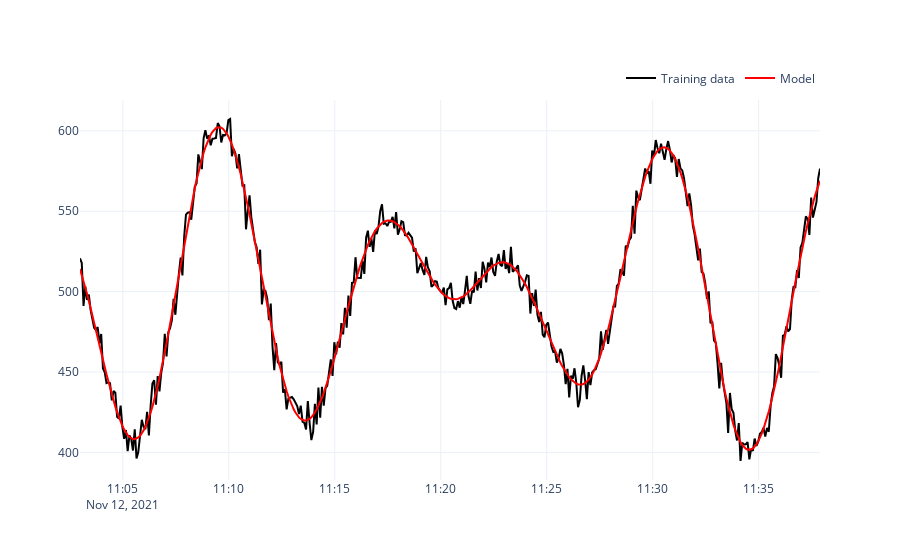

Notebook code for this chart:
### Code cell
from makeprediction.quasigp import QuasiGPR as qgpr
from makeprediction.invtools import date2num
from makeprediction.kernels import *
import datetime
import pandas as pd
import numpy as np

import warnings
warnings.simplefilter(action='ignore', category=FutureWarning)
#generate time series
###############################
  
x = pd.date_range(start = datetime.datetime.now(), periods=600, freq = '5s' )
time2num = date2num(x)

# f(x)
f = lambda dt:  100*np.sin(2*np.pi*dt/500)*np.sin(2*np.pi*dt/3003)  + 500
# f(x) + noise
y = f(time2num) + 7*np.random.randn(x.size)

# split time serie into train and test
trainSize = int(x.size *.7)
xtrain,ytrain = x[:trainSize], y[:trainSize]
xtest,ytest = x[trainSize:], y[trainSize:]

# Create an instance of the class qgpr as model and plot it with plotly:
#########################################
model = qgpr(xtrain,ytrain, RBF()) 
#fit the model
model.fit()
model.plotly()

### Figure 1 — Plotly figure (JSON) as saved in the notebook; plotly's stock layout.template omitted (floating-point values rounded to 4 significant figures; data arrays with more than 128 entries replaced by an {"elided": "..."} marker saying what was removed)
{"data": [{"line": {"color": "rgba(0,0,0, 1)"}, "mode": "lines", "name": "Training data", "type": "scatter", "x": {"elided": "420 str values"}, "y": {"elided": "420 float values"}}, {"line": {"color": "rgba(255,0,0, 1)"}, "mode": "lines", "name": "Model", "type": "scatter", "x": {"elided": "420 str values"}, "y": {"elided": "420 float values"}}], "layout": {"legend": {"orientation": "h", "x": 1, "xanchor": "right", "y": 1.02, "yanchor": "bottom"}, "yaxis": {"automargin": true}}}
